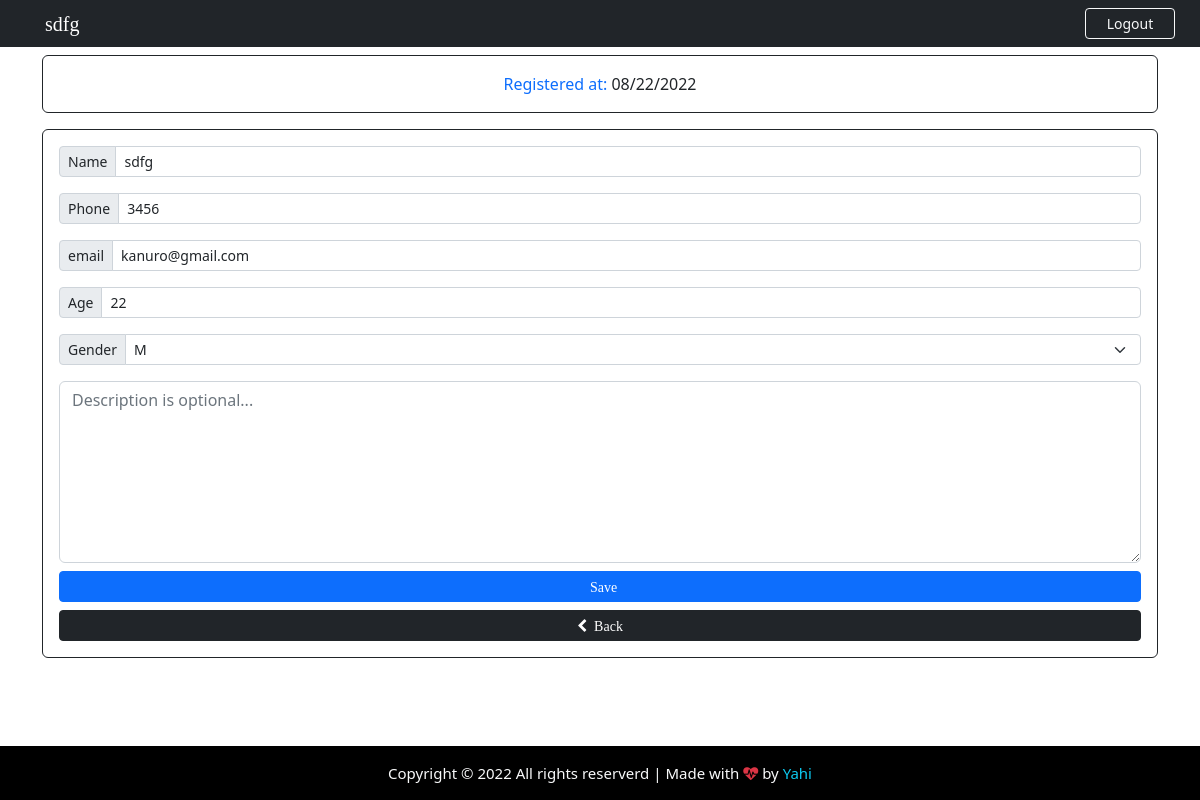
/patient/5 (signed in), run on an earlier commit of the app's database.
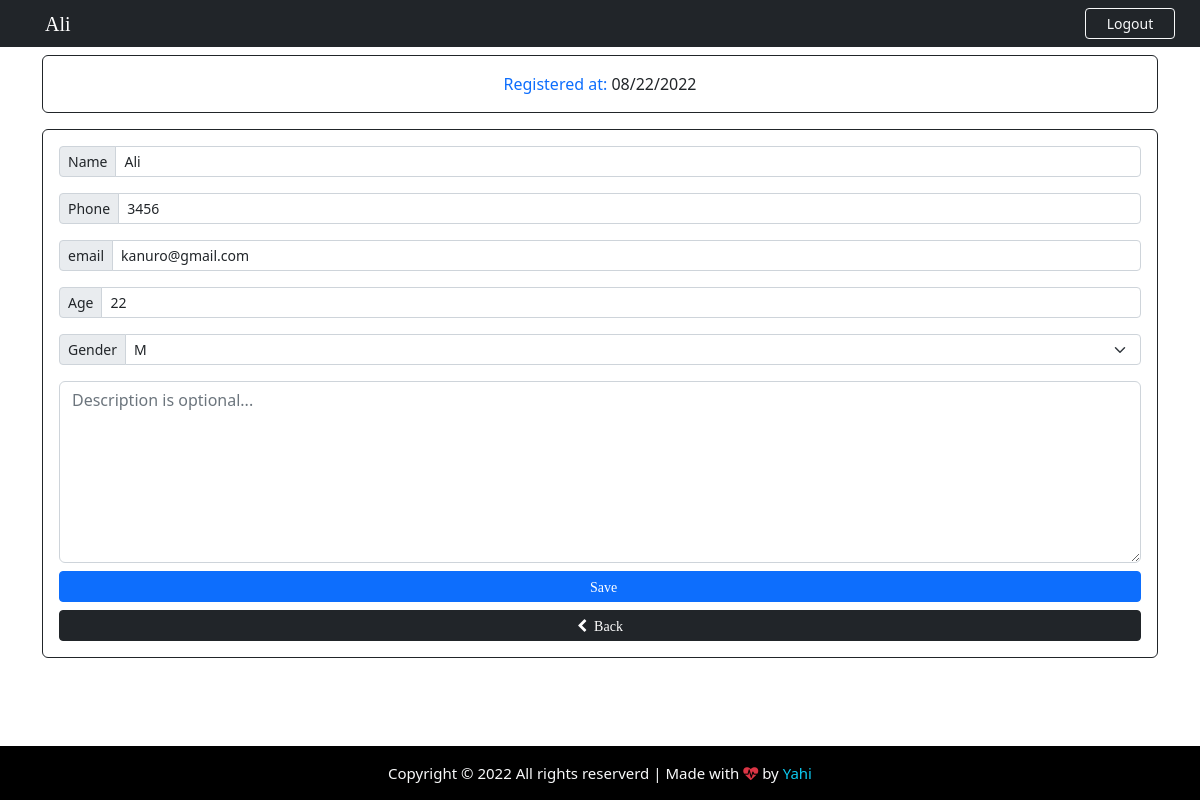
And on a later commit of the database.
### App/models.py (models this page shows, shortened)
class Patient(models.Model):
    GENDER = (
        ('M', 'M'),
        ('F', 'F'),
    )
    id = models.IntegerField(primary_key=True)
    name = models.CharField(max_length=40)
    phone = models.CharField(max_length=40)
    email = models.CharField(max_length=40)
    age = models.CharField(max_length=40)
    gender = models.CharField(max_length=1, null=True, choices=GENDER)
    note = models.TextField()
    create_at = models.DateField(auto_now_add=True)

### App/views.py (the view)
# urls.py: path('patient/<str:patient_id>', views.patient, name="patient"),
@cache_control(no_cache=True, must_revalidade=True, no_store=True)
@login_required(login_url="login")
def patient(request, patient_id):
    patient = Patient.objects.get(id = patient_id)
    if patient != None:
        return render(request, "edit.html", {'patient':patient})

### App/templates/edit.html (shortened to what this page needs)
{% extends 'add.html' %}
{% block nav-content %}
<i class="fa fa-user-edit">&nbsp; &nbsp; {{ patient.name }}</i>
{% endblock %}
{% block card-title %}
Registered at: <span class="text-dark">{{ patient.create_at | date:'m/d/Y' }}</span>
{% endblock card-title %}
{% block Btn-add %}
<i class="fa fa-harddisk">&nbsp;&nbsp;Save</i>
{% endblock Btn-add %}
{% block Action %} action="/edit_patient"{% endblock Action %}
{% block value-name %} value={{ patient.name }} {% endblock value-name %}
{% block value-phone %} value={{ patient.phone }} {% endblock value-phone %}
{% block value-age %} value={{ patient.age }} {% endblock value-age %}
{% block value-email %} value={{ patient.email }} {% endblock value-email %}
{% block option %}
<option style="background-color: #d3d3d3; color: #007bff;">{{ patient.gender }}</option>
{% endblock option %}

### App/templates/add.html (shortened to what this page needs)
{% extends 'base.html' %}
{% block btn-nav %}
<a href="{% url 'logout' %}" class="btn btn-outline-danger btn-sm border-light text-light" id="btn-nav">Logout</a>
{% endblock btn-nav %}
{% block content %}
<div class="container">
    <div class="row">
        <div class="col-lg-12">
            <div class="card card-body border-dark text-primary mt-2">
                <span class="text-center">{% block card-title %}FILL OUT THE FORM BELOW {% endblock %}</span>
            </div>
            <form {% block Action %} action="/add_patient"{% endblock Action %} method="POST" autocomplete="off" enctype="multipart/form-data" class="card p-3 border-dark mt-3">
                <div class="input-group input-group-sm mb-3">
                    <span class="input-group-text side-label">Name</span>
                    <input type="text" class="form-control" name="name" placeholder="First and Last name" {% block value-name %}{% endblock value-name %}>
                </div>
                <div class="input-group input-group-sm mb-3">
                    <span class="input-group-text side-label">Phone</span>
                    <input type="text" class="form-control" name="phone" placeholder="Patient phone" {% block value-phone %}{% endblock value-phone %}>
                </div>
                <div class="input-group input-group-sm mb-3">
                    <span class="input-group-text side-label">email</span>
                    <input type="text" class="form-control" name="email" placeholder="Patient email" {% block value-email %}{% endblock value-email %}>
                </div>
                <div class="input-group input-group-sm mb-3">
                    <span class="input-group-text side-label">Age</span>
                    <input type="text" class="form-control" name="age" placeholder="Patient age" {% block value-age %}{% endblock value-age %}>
                </div>
                <div class="input-group input-group-sm mb-3">
                    <label class="input-group-text side-label">Gender</label>
                    <select class="form-select" name="gender" >
                        {% block option %}{% endblock option %}
                    </select>
                </div>
                <div class="form-group">
                    <textarea class="form-control" name="note" rows="7" placeholder="Description is optional...">{% block note %}{% endblock note %}</textarea>
                </div>
                <div class="d-grid gap-2 mt-2">
                    <button type="submit" class="btn btn-primary btn-sm">
                        {% block Btn-add %}{% endblock Btn-add %}
                    </button>
                    <a href="{% url 'backend' %}" class="btn btn-dark btn-sm"><i class=" fa fa-chevron-left">&nbsp;&nbsp;Back</i></a>
                </div>
            </form>
        </div>
    </div>
</div>
{% endblock content %}

What changed in the data, as far as the page shows it:
changed Patient "kanuro@gmail.com": name "sdfg" → "Ali"
